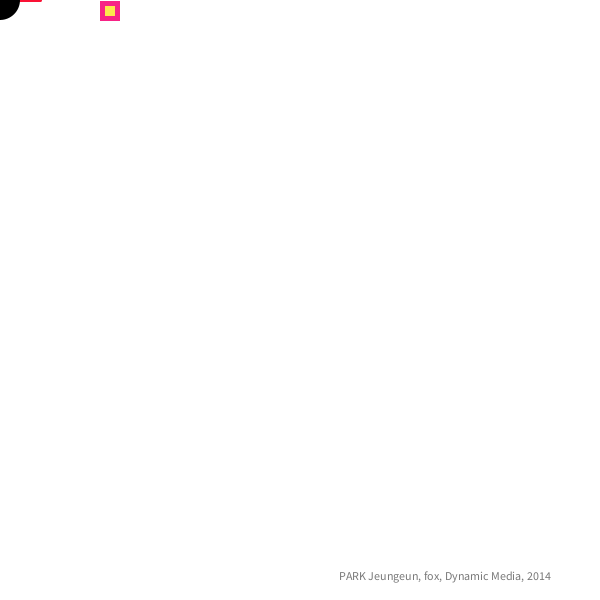
Frame 1 (no input)
Frame 60 (the mouse pressed at the canvas centre just before this capture): identical to frame 1, image omitted
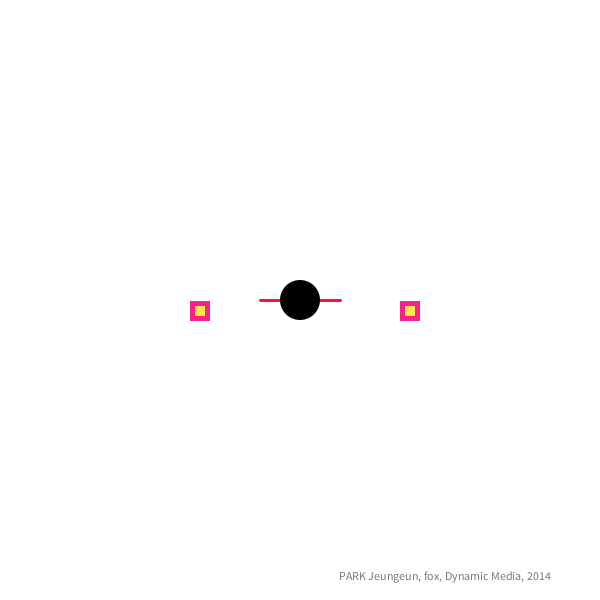
Frame 120 (the mouse held since frame 60 and released just before this capture)

The Processing sketch that drew these frames (run headless with seeded random() and noise(); from frame 60 on, the mouse is pressed at the canvas centre):

// Processing sketch: processing_148829
// ── processing_148829.pde

// Konkuk University
// Department of Dynamic Media
// SOS iDesign
// Name: PARK Jeungeun
// ID: 201420080


float xLast;
float yLast;
boolean switchStroke = true;
boolean switchRotation = true;
boolean onOff = true;
boolean backGround = true;
int value = 0;


void setup() {
  size(600, 600);
  smooth();
  frameRate(10);
}

void draw() {
  background(255);
  ellipseMode(CENTER);
  noStroke();
  fill(255);




  fill(#F72386);
  rect(mouseX+100, mouseY+1, 20, 20);
  fill(#FCE84C);
  rect(mouseX+105, mouseY+6, 10, 10);

  if (keyPressed == true) {
    fill(random(255), random(255), random(255));
    rect(mouseX+100, mouseY+1, 20, 20);
  }

  fill(#F72386);
  rect(mouseX-110, mouseY+1, 20, 20);
  fill(#FCE84C);
  rect(mouseX-105, mouseY+6, 10, 10);

  if (keyPressed == true) {
    fill(random(255), random(255), random(255));
    rect(mouseX-105, mouseY+6, 10, 10);
  }

  strokeWeight(3);
  stroke(#FA1235);
  line(mouseX+40, mouseY, pmouseX, pmouseY);

  strokeWeight(3);
  stroke(#FA1235);
  line(mouseX-40, mouseY, pmouseX, pmouseY);




  noStroke();
  fill(0);
  ellipse(xLast, yLast, 40, 40);
  xLast=pmouseX;
  yLast=pmouseY;
  title();
}



void title() { 
  fill(120);
  textAlign(RIGHT);
  text("PARK Jeungeun, fox, Dynamic Media, 2014", width-50, height-20);
}
